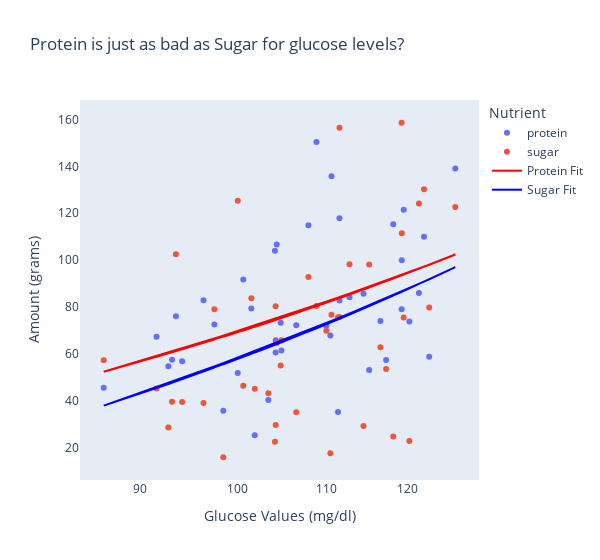

The notebook cell this image was saved under:
### Code cell
import pandas as pd
import plotly.express as px
import plotly.graph_objects as go
import numpy as np

# Assuming merged_protein_dexcom and merged_sugar_dexcom are already defined
# and have columns 'glucose', 'protein', and 'sugar'

# Merge the two DataFrames on 'person_id' and 'Day'
merged_df = pd.merge(merged_protein_dexcom, merged_sugar_dexcom, on=['person_id', 'Day'], suffixes=('_protein', '_sugar'))
merged_df = merged_df[merged_df['glucose value (mg/dl)_protein'] > 80]
merged_df = merged_df[merged_df['protein'] < 160]
merged_df = merged_df[merged_df['sugar'] < 160]

# Fit linear models
protein_fit = np.polyfit(merged_df['glucose value (mg/dl)_protein'], merged_df['protein'], 1)
sugar_fit = np.polyfit(merged_df['glucose value (mg/dl)_protein'], merged_df['sugar'], 1)

# Create linear prediction lines
protein_line = np.polyval(protein_fit, merged_df['glucose value (mg/dl)_protein'])
sugar_line = np.polyval(sugar_fit, merged_df['glucose value (mg/dl)_protein'])

# Create the scatter plot
fig = px.scatter(merged_df, x='glucose value (mg/dl)_protein', y=['protein', 'sugar'], labels={
    'glucose value (mg/dl)_protein': 'Glucose Values (mg/dl)',
    'value': 'Amount (grams)',
    'variable': 'Nutrient'
}, title='Protein is just as bad as Sugar for glucose levels', log_x=True)

# Add linear fit lines
fig.add_trace(go.Scatter(x=merged_df['glucose value (mg/dl)_protein'], y=protein_line, mode='lines', name='Protein Fit', line=dict(color='red')))
fig.add_trace(go.Scatter(x=merged_df['glucose value (mg/dl)_protein'], y=sugar_line, mode='lines', name='Sugar Fit', line=dict(color='blue')))


# Update layout to turn off grid
fig.update_layout(
    xaxis=dict(showgrid=False),
    yaxis=dict(showgrid=False),
    width=600
)

# Show the plot
fig.show()

### Figure 1 — Plotly figure (JSON) as saved in the notebook; plotly's stock layout.template omitted (floating-point values rounded to 4 significant figures)
{"data": [{"hovertemplate": "Nutrient=protein<br>Glucose Values (mg/dl)=%{x}<br>Amount (grams)=%{y}<extra></extra>", "legendgroup": "protein", "marker": {"color": "#636efa", "symbol": "circle"}, "mode": "markers", "name": "protein", "orientation": "v", "showlegend": true, "type": "scatter", "x": [101.5, 99.98, 93.52, 104.1, 101.8, 111.6, 104.1, 110.6, 110.5, 118.2, 100.6, 114.5, 120.3, 104.8, 111.4, 104.2, 98.43, 104.7, 119.3, 121.6, 122.2, 119.3, 126.4, 122.9, 106.5, 91.59, 97.49, 96.35, 92.76, 86.51, 103.3, 93.13, 104.3, 112.8, 116.6, 117.3, 119.6, 108.8, 94.16, 115.2, 111.6, 110, 107.9], "xaxis": "x", "y": [79.4, 51.9, 76.1, 60.7, 25.4, 82.8, 104, 135.8, 67.9, 115.3, 91.8, 85.7, 73.9, 61.5, 35.3, 65.9, 35.8, 73.3, 100, 86, 110, 79.1, 139.1, 58.8, 72.3, 67.4, 72.6, 82.9, 54.8, 45.6, 40.4, 57.6, 106.7, 84.2, 74.1, 57.5, 121.5, 150.4, 56.9, 53.2, 117.9, 72, 114.9], "yaxis": "y"}, {"hovertemplate": "Nutrient=sugar<br>Glucose Values (mg/dl)=%{x}<br>Amount (grams)=%{y}<extra></extra>", "legendgroup": "sugar", "marker": {"color": "#EF553B", "symbol": "circle"}, "mode": "markers", "name": "sugar", "orientation": "v", "showlegend": true, "type": "scatter", "x": [101.5, 99.98, 93.52, 104.1, 101.8, 111.6, 104.1, 110.6, 110.5, 118.2, 100.6, 114.5, 120.3, 104.8, 111.4, 104.2, 98.43, 104.7, 119.3, 121.6, 122.2, 119.3, 126.4, 122.9, 106.5, 91.59, 97.49, 96.35, 92.76, 86.51, 103.3, 93.13, 104.3, 112.8, 116.6, 117.3, 119.6, 108.8, 94.16, 115.2, 111.6, 110, 107.9], "xaxis": "x", "y": [83.8, 125.3, 102.5, 80.4, 45.2, 75.8, 22.6, 76.7, 17.7, 24.8, 46.5, 29.3, 22.9, 65.9, 75.7, 29.8, 16, 55.1, 111.5, 124.2, 130.2, 158.6, 122.7, 79.8, 35.2, 45.3, 79.1, 39.1, 28.7, 57.4, 43.3, 39.7, 64.7, 98.3, 62.9, 53.6, 75.6, 80.5, 39.6, 98.2, 156.5, 69.9, 92.8], "yaxis": "y"}, {"line": {"color": "red"}, "mode": "lines", "name": "Protein Fit", "type": "scatter", "x": [101.5, 99.98, 93.52, 104.1, 101.8, 111.6, 104.1, 110.6, 110.5, 118.2, 100.6, 114.5, 120.3, 104.8, 111.4, 104.2, 98.43, 104.7, 119.3, 121.6, 122.2, 119.3, 126.4, 122.9, 106.5, 91.59, 97.49, 96.35, 92.76, 86.51, 103.3, 93.13, 104.3, 112.8, 116.6, 117.3, 119.6, 108.8, 94.16, 115.2, 111.6, 110, 107.9], "y": [71.17, 69.32, 61.23, 74.54, 71.63, 83.85, 74.44, 82.65, 82.47, 92.19, 70.06, 87.51, 94.8, 75.36, 83.62, 74.55, 67.38, 75.25, 93.57, 96.36, 97.19, 93.54, 102.5, 98.05, 77.48, 58.81, 66.2, 64.78, 60.28, 52.45, 73.52, 60.74, 74.7, 85.37, 90.16, 91.06, 93.88, 80.42, 62.03, 88.4, 83.85, 81.88, 79.24]}, {"line": {"color": "blue"}, "mode": "lines", "name": "Sugar Fit", "type": "scatter", "x": [101.5, 99.98, 93.52, 104.1, 101.8, 111.6, 104.1, 110.6, 110.5, 118.2, 100.6, 114.5, 120.3, 104.8, 111.4, 104.2, 98.43, 104.7, 119.3, 121.6, 122.2, 119.3, 126.4, 122.9, 106.5, 91.59, 97.49, 96.35, 92.76, 86.51, 103.3, 93.13, 104.3, 112.8, 116.6, 117.3, 119.6, 108.8, 94.16, 115.2, 111.6, 110, 107.9], "y": [60.1, 57.92, 48.37, 64.08, 60.65, 75.06, 63.96, 73.65, 73.44, 84.91, 58.8, 79.39, 87.99, 65.04, 74.8, 64.09, 55.63, 64.92, 86.53, 89.83, 90.81, 86.5, 97.02, 91.83, 67.54, 45.52, 54.24, 52.56, 47.25, 38.01, 62.87, 47.8, 64.26, 76.86, 82.51, 83.57, 86.9, 71.02, 49.31, 80.43, 75.06, 72.74, 69.63]}], "layout": {"legend": {"title": {"text": "Nutrient"}, "tracegroupgap": 0}, "title": {"text": "Protein is just as bad as Sugar for glucose levels?"}, "width": 600, "xaxis": {"anchor": "y", "domain": [0, 1], "showgrid": false, "title": {"text": "Glucose Values (mg/dl)"}, "type": "log"}, "yaxis": {"anchor": "x", "domain": [0, 1], "showgrid": false, "title": {"text": "Amount (grams)"}}}}
